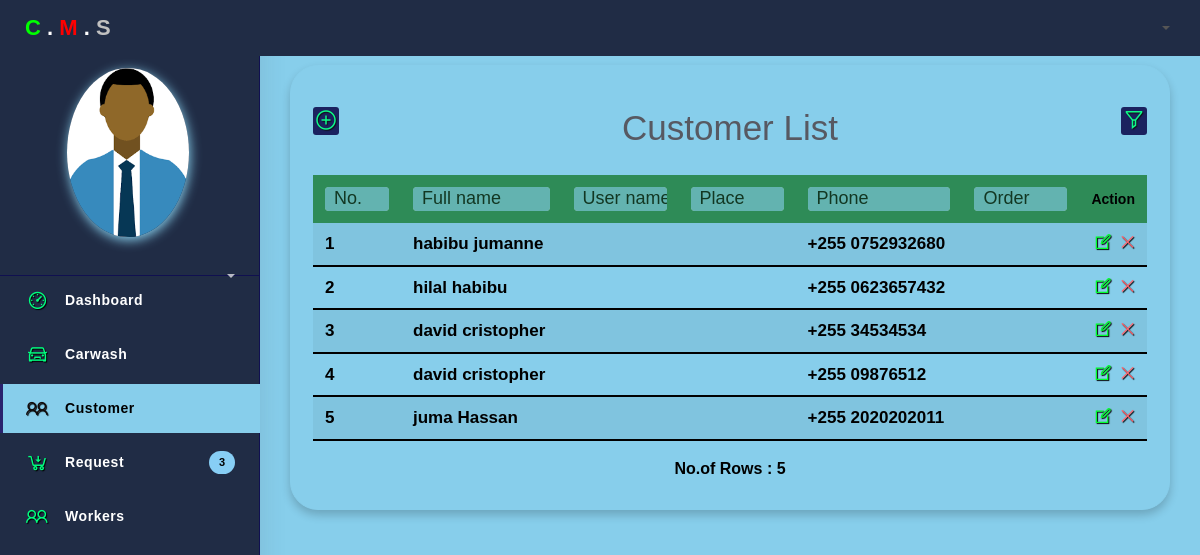
/php/Admin/customer_1.php, run on the app's committed database.
### tables this page shows
CREATE TABLE IF NOT EXISTS `customer` (
  `id_customer` int(11) NOT NULL AUTO_INCREMENT,
  `customer_first_name` varchar(100) NOT NULL,
  `customer_second_name` varchar(100) NOT NULL,
  `customer_last_name` varchar(100) NOT NULL,
  `customer_email` varchar(100) DEFAULT NULL,
  `customer_phone` varchar(11) NOT NULL,
  `customer_address` varchar(100) DEFAULT NULL,
  `sex` varchar(10) NOT NULL,
  `customer_password` varchar(255) NOT NULL,
  `id_vehicle` int(11) DEFAULT NULL,
  `id_booking` int(11) DEFAULT NULL,
  `company_id` int(11) NOT NULL,
  PRIMARY KEY (`id_customer`),
  KEY `id_vehicle` (`id_vehicle`),
  KEY `id_booking` (`id_booking`)
);

### php/Admin/customer_1.php (the view, shortened to what this page needs)
<?php
	require "dashhed.php";
?>
			<ul class="nav">
						<li class="nav-item">
							<a href="index.php">
								<i class="la la-dashboard" style="color: #00ff7f;"></i>
								<p>Dashboard</p>
							</a>
						</li>
						<li class="nav-item">
							<a href="company_1.php">
								<i class="la la-car" style="color: #00ff7f;"></i>
								<p>Carwash</p>
							</a>
						</li>
						<li class="nav-item active">
							<a href="customer_1.php">
								<i class="la la-users"></i>
								<p>Customer</p>
							</a>
						</li>
						<li class="nav-item">
							<a href="request_1.php">
								<i class="la la-cart-arrow-down" style="color: #00ff7f;"></i>
								<p>Request</p>
								<span class="badge badge-success">3</span>
							</a>
						</li>
						<li class="nav-item">
							<a href="worker_1.php">
								<i class="la la-users" style="color: #00ff7f;"></i>
								<p>Workers</p>
							</a>
						</li>
					</ul>
				</div>
			</div>
			<div class="main-panel" style="background: #87ceeb;">
				<div class="content">
					<div class="container-fluid" style=" margin-top: -20px;">
						<div class="row">
                            <div class="col-md-12">
							<div class="card" style="background: #87ceeb;border-color: #87ceeb;">
									<div class="card-body" style="padding-top: 0px;">
										<div class="panel panel-primary filterable">
												<div class="panel-heading">
													<h3 class="panel-title">
														<button class="btn btn-xs btn-filter float-md-right" id="flt" title="filter table"><span class="glyphicon glyphicon-filter la la-filter" id="fd"></span></button>
													</h3>
													<h3 class="panel-title">
														<a href="customer_1_add.php"><button class="btn btn-xs float-md-left" id="flt1" ><span class="la la-plus-circle" id="fd"></span></button></a>
													</h3>
												</div>
												<div class="panel-heading">
													<h3>
														Customer List
													</h3>
												</div>
											<div class="table-responsive">
											<table class="table table-hover table-striped mt-3">
											<?php
												$select = "SELECT * FROM customer";
												$result = mysqli_query($conn,$select);
												if(mysqli_num_rows($result)>0){
													?>
												<thead>
													<tr class="filters" style="background-color:#2e8b57;">
														<th><input type="text" class="form-control" placeholder=" No." disabled></th>
														<th><input type="text" class="form-control" placeholder=" Full name" disabled></th>
														<th><input type="text" class="form-control" placeholder=" User name" disabled></th>
														<th><input type="text" class="form-control" placeholder=" Place" disabled></th>
														<th><input type="text" class="form-control" placeholder=" Phone" disabled></th>
														<th><input type="text" class="form-control" placeholder=" Order" disabled></th>
														<th class="td-actions text-center" style="color: black;">Action</th>
													</tr>
												</thead>
												<tbody>
												<?php
													$sn=1;
													while($user=mysqli_fetch_assoc($result)){
													?>
													<tr>
														<td scope="row" id="tfont"><?php echo $sn++?></td>
														<td id="tfont"><?php echo $user['customer_first_name']." ".$user['customer_second_name'];?></td>
														<td id="tfont"><?php echo $user['customer_email'];?></td>
														<td id="tfont"><?php echo $user['customer_address'];?></td>
														<td id="tfont"><?php echo "+255 ".$user['customer_phone'];?></td>
														<td id="tfont"><?php echo $user['id_booking'];?></td>
                                                        <td id="tfont" class="td-actions text-center"><a href="customer_1_edit.php?update=<?php echo$user['id_customer'];?>"><i class="la la-edit" title="Edit"></i></a> <a href="customer_1_delete.php?delete=<?php echo$user['id_customer'];?>"><i class="la la-times text-danger" title="Remove"></i</a></td>
													</tr>
													<?php
													}  }
													?>
												</tbody>
											</table>
											<p id="rc">No.of Rows : <span id="rowcount"></span></p>
										</div>
										</div>
									</div>
								</div>
                        </div>
						</div>
					</div>
				</div>
			</div>
<?php
	require "dashfoot.php";
?>

### design/css/Filter.css (style rules this page uses)
.filterable { margin-top:15px }
.filterable .filters input[disabled] { background-color:transparent;border:none;cursor:auto;box-shadow:none;padding:0;height:auto }

### php/Admin/dashhed.php (style rules this page uses)
.la { text-shadow: 1px 1px 1px black; }
.active p { color: black !important; }
.active a { border-left-color: #f3f4fa !important; background-color: #87ceeb !important; }
th,td { color: black; }
.nav-item.active a i { color: black; }
.nav-item a i { font-size: 23px; color: white; margin-right: 15px; width: 25px; text-align: center; vertical-align: middle; float: left; }
.nav-item p::before { color: black; }
.nav-item p::after { color: white; }
.filters th:nth-child(1) input[type=text] { color: #000 !important; width: 4em; background-color: #87ceeb; }
.filters th input[type=text] { color: #000 !important; height: 1.7em; background-color: #87ceeb; }
#flt { color: #00ff7f; background: #101050; float: right; margin: 0px; padding: 0px; }
#flt1 { color: #00ff7f; background: #101050; float: left; margin: 0px; padding: 0px; }
#fd { font-size: 24px; }
.badge { color: black; background-color: #87cef5; }
.la-edit { color: #00ff2f; font-size: 20px; box-shadow: none; }
.la-times { color: #00ff2f; font-size: 19px; box-shadow: none; }
#tfont { color: black; font-size: 17px; font-weight: bold; text-align: left; padding: 8px !important; padding-left: 12px !important; border: none; border-bottom: 2px solid black !important; }
#rc { color: black; font-size: 16px; font-weight: bold; }
.card { padding: 1.5em .5em .5em; border-radius: 2em; text-align: center; box-shadow: 0 5px 10px rgba(0, 0, 0,.2); }
body { background-color: #87ceeb !important; }

### data on the page
customer: customer_first_name "habibu", customer_second_name "jumanne", customer_phone "0752932680"
customer: customer_first_name "hilal", customer_second_name "habibu", customer_phone "0623657432"
customer: customer_first_name "david", customer_second_name "cristopher", customer_phone "34534534"
customer: customer_first_name "david", customer_second_name "cristopher", customer_phone "09876512"
customer: customer_first_name "juma", customer_second_name "Hassan", customer_phone "2020202011"
